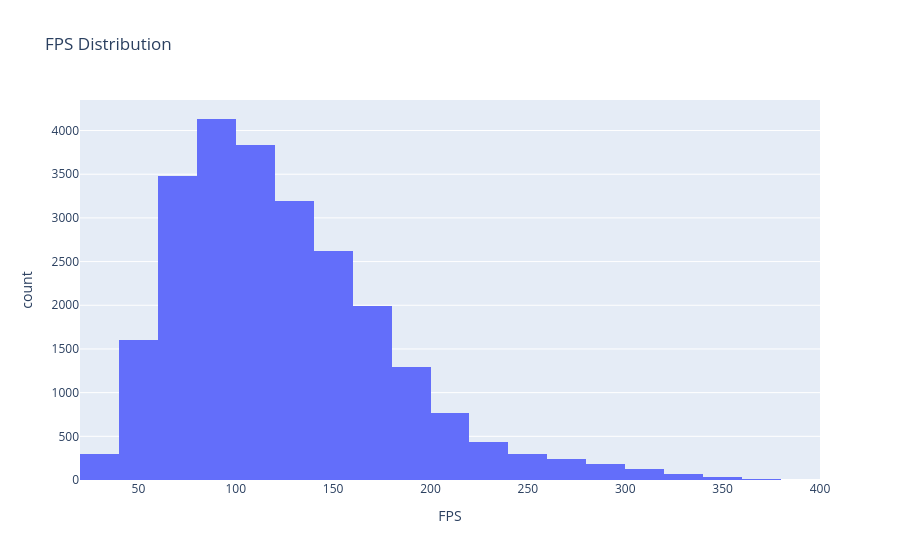

The notebook cell saved with this chart:
### Markdown cell above
Data visualization

### Code cell
fig = px.histogram( df,x='FPS',nbins=30,title='FPS Distribution')
fig.show()

### Figure 1 — Plotly figure (JSON) as saved in the notebook; plotly's stock layout.template omitted (floating-point values rounded to 4 significant figures; data arrays with more than 128 entries replaced by an {"elided": "..."} marker saying what was removed)
{"data": [{"bingroup": "x", "hovertemplate": "FPS=%{x}<br>count=%{y}<extra></extra>", "legendgroup": "", "marker": {"color": "#636efa", "pattern": {"shape": ""}}, "name": "", "nbinsx": 30, "orientation": "v", "showlegend": false, "type": "histogram", "x": {"elided": "24624 float values"}, "xaxis": "x", "yaxis": "y"}], "layout": {"barmode": "relative", "legend": {"tracegroupgap": 0}, "title": {"text": "FPS Distribution"}, "xaxis": {"anchor": "y", "domain": [0, 1], "title": {"text": "FPS"}}, "yaxis": {"anchor": "x", "domain": [0, 1], "title": {"text": "count"}}}}
